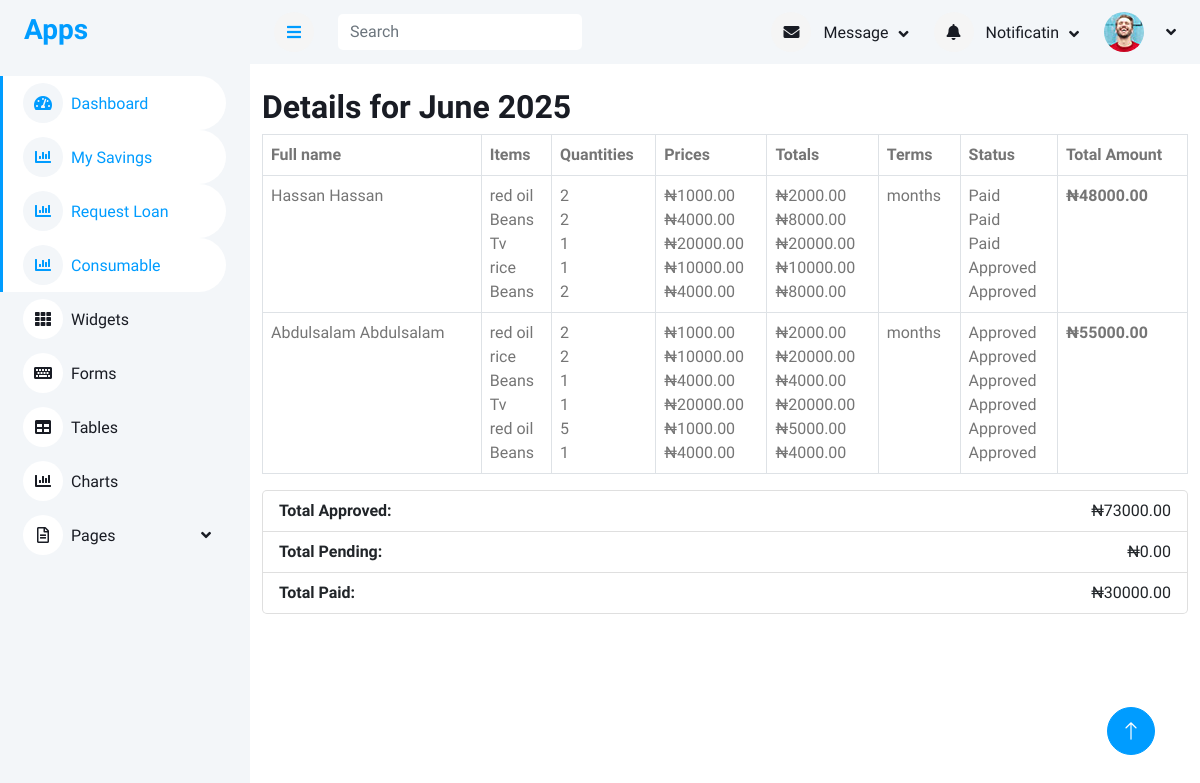
Page /consumable_details/2025-06/ on the committed database.
### accounts/models.py (models this page shows, shortened)
class User(AbstractUser):
    first_name = models.CharField(max_length=100)
    last_name = models.CharField(max_length=100)
    other_name = models.CharField(max_length=100)
    date_of_birth = models.DateField(blank=True,null=True)
    username = models.CharField(max_length=100, unique=True)
    department = models.CharField(max_length=100)
    unit = models.CharField(max_length=100)
    gender = models.ForeignKey(Gender, on_delete=models.CASCADE, blank=True, null=True)
    group = models.ForeignKey(UserGroup, on_delete=models.CASCADE, blank=True, null=True)
    marital_status = models.ForeignKey(MaritalStatus,on_delete=models.SET_NULL, null=True, blank=True)
    religion = models.ForeignKey(Religion, on_delete=models.SET_NULL, null=True, blank=True,)
    passport = models.ImageField(upload_to='passport', blank=True, null=True)
    member_number = models.CharField(max_length=100)

### consumable/models.py (models this page shows, shortened)
class ConsumableRequestDetail(models.Model):
    request = models.ForeignKey(ConsumableRequest, on_delete=models.CASCADE, related_name="details")
    item = models.ForeignKey(Item, on_delete=models.CASCADE)
    quantity = models.PositiveIntegerField(default=1)
    item_price = models.DecimalField(max_digits=10, decimal_places=2)
    loan_term_months = models.PositiveIntegerField()
    approved_amount = models.DecimalField(max_digits=10, decimal_places=2, null=True, blank=True)
    approval_date = models.DateField(null=True, blank=True)
    date_created = models.DateTimeField(auto_now_add=True)
    @property
    def total_price(self):
        return self.quantity * self.item_price

class Item(models.Model):
    title = models.CharField(max_length=100)
    price = models.DecimalField(max_digits=10, decimal_places=2)
    available = models.BooleanField(default=True)

class ConsumableRequest(models.Model):
    STATUS_CHOICES = [
        ('Pending', 'Pending'),
        ('Approved', 'Approved'),
        ('Declined', 'Declined'),
        ('Paid', 'Paid'),
    ]
    user = models.ForeignKey(User, on_delete=models.CASCADE)
    date_created = models.DateTimeField(auto_now_add=True)
    status = models.CharField(max_length=10, choices=STATUS_CHOICES, default='Pending')

### consumable/views.py (the view)
# urls.py: path('consumable_details/<month>/', views.consumable_details, name='consumable_details'),
def consumable_details(request, month):
    try:
        month_date = datetime.strptime(month, "%Y-%m")
    except ValueError:
        return render(request, "consumables/grouped_details.html", {"error": "Invalid month format."})
    monthly_qs = ConsumableRequestDetail.objects.filter( date_created__year=month_date.year,date_created__month=month_date.month)
    approved_total = monthly_qs.filter(
        request__status='Approved'
    ).aggregate(
        total=Sum(F('quantity') * F('item_price'))
    )['total'] or 0
    pending_total = monthly_qs.filter(
        request__status='Pending'
    ).aggregate(
        total=Sum(F('quantity') * F('item_price'))
    )['total'] or 0
    paid_total = monthly_qs.filter(
        request__status='Paid'  # Capitalize 'Paid' to match model status
    ).aggregate(
        total=Sum(F('quantity') * F('item_price'))
    )['total'] or 0
    details = monthly_qs.select_related('item', 'request__user')
    user_data = defaultdict(list)
    for detail in details:
        user_data[detail.request.user].append(detail)
    grouped_data = []
    for user, items in user_data.items():
        grouped_data.append({
            "user": user,
            "items": items,
            "total": sum(d.total_price for d in items)
        })
    context = {
        "month": month_date,
        "grouped_data": grouped_data,
        'approved_total': approved_total,
        'pending_total': pending_total,
        'paid_total': paid_total,
    }
    return render(request, "consumables/grouped_details.html", context)

### templates/consumables/grouped_details.html
{% extends 'base/base.html' %}
{% block content %}
<div class="container mt-4">
    <h2>Details for {{ month|date:"F Y" }}</h2>
    <table class="table table-bordered">
        <thead>
            <tr>
                <th>Full name</th>
                <th>Items</th>
                <th>Quantities</th>
                <th>Prices</th>
                <th>Totals</th>
                <th>Terms</th>
                <th>Status</th>
                <th>Total Amount</th>
            </tr>
        </thead>
        <tbody>
            {% for group in grouped_data %}
            <tr>
                <td>{{ group.user.first_name }} {{ group.user.last_name }}</td>
                <td>
                    {% for item in group.items %}
                        {{ item.item.title }}<br>
                    {% endfor %}
                </td>
                <td>
                    {% for item in group.items %}
                        {{ item.quantity }}<br>
                    {% endfor %}
                </td>
                <td>
                    {% for item in group.items %}
                        ₦{{ item.item_price|floatformat:2 }}<br>
                    {% endfor %}
                </td>
                <td>
                    {% for item in group.items %}
                        ₦{{ item.total_price|floatformat:2 }}<br>
                    {% endfor %}
                </td>
                <td>
                        {{ item.loan_term_months }} months<br>
                </td>
                <td>
                    {% for item in group.items %}
                        {{ item.request.status }}<br>
                    {% endfor %}
                </td>
                <td><strong>₦{{ group.total|floatformat:2 }}</strong></td>
            </tr>
            {% endfor %}
        </tbody>
    </table>
    <ul class="list-group">
        <li class="list-group-item d-flex justify-content-between">
            <strong>Total Approved:</strong>
            <span>₦{{ approved_total|floatformat:2 }}</span>
        </li>
        <li class="list-group-item d-flex justify-content-between">
            <strong>Total Pending:</strong>
            <span>₦{{ pending_total|floatformat:2 }}</span>
        </li>
        <li class="list-group-item d-flex justify-content-between">
            <strong>Total Paid:</strong>
            <span>₦{{ paid_total|floatformat:2 }}</span>
        </li>
    </ul>
</div>
{% endblock %}

### static/css/style.css (style rules this page uses)
:root { --primary: #009CFF; --light: #F3F6F9; --dark: #191C24; }

### rows in the picture
User: user.first_name "Hassan", user.last_name "Hassan", total "48000.00"
ConsumableRequestDetail: item "red oil", quantity "2", item_price "1000.00", total_price "2000.00", request.status "Paid"
ConsumableRequestDetail: item "Beans", quantity "2", item_price "4000.00", total_price "8000.00", request.status "Paid"
ConsumableRequestDetail: item "Tv", quantity "1", item_price "20000.00", total_price "20000.00", request.status "Paid"
ConsumableRequestDetail: item "rice", quantity "1", item_price "10000.00", total_price "10000.00", request.status "Approved"
ConsumableRequestDetail: item "Beans", quantity "2", item_price "4000.00", total_price "8000.00", request.status "Approved"
User: user.first_name "Abdulsalam", user.last_name "Abdulsalam", total "55000.00"
ConsumableRequestDetail: item "red oil", quantity "2", item_price "1000.00", total_price "2000.00", request.status "Approved"
ConsumableRequestDetail: item "rice", quantity "2", item_price "10000.00", total_price "20000.00", request.status "Approved"
ConsumableRequestDetail: item "Beans", quantity "1", item_price "4000.00", total_price "4000.00", request.status "Approved"
ConsumableRequestDetail: item "Tv", quantity "1", item_price "20000.00", total_price "20000.00", request.status "Approved"
ConsumableRequestDetail: item "red oil", quantity "5", item_price "1000.00", total_price "5000.00", request.status "Approved"
ConsumableRequestDetail: item "Beans", quantity "1", item_price "4000.00", total_price "4000.00", request.status "Approved"

### other values in the picture
{{ month|date:"F Y" }} "June 2025"
{{ approved_total|floatformat:2 }} "73000.00"
{{ pending_total|floatformat:2 }} "0.00"
{{ paid_total|floatformat:2 }} "30000.00"
